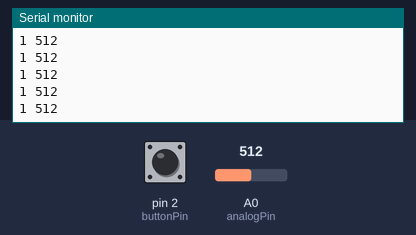
Recording of a sketch running on a simulated Arduino Uno, built with avr-gcc and run on an emulated ATmega328P. On the bench: the last lines printed to the serial monitor. Inputs (shaded band) come from the test bench; at power-on: A0 (analogPin) = 512, pin 2 (buttonPin) HIGH.

Above: at 1.2 s.
1.3 s: A0 (analogPin) set to 716
At 1.9 s:
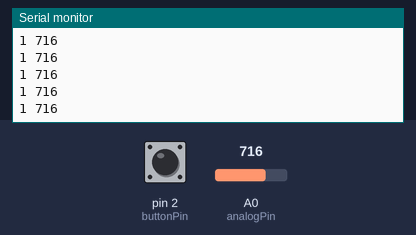
2.8 s: pin 2 (buttonPin) pulled LOW for 0.15 s
4.4 s: A0 (analogPin) set to 900
At 4.9 s:
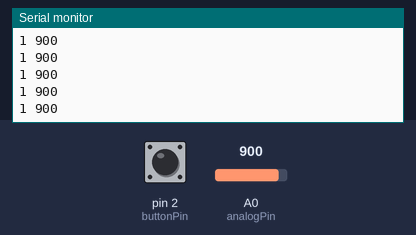
5.9 s: pin 2 (buttonPin) pulled LOW for 1 s
At 6.8 s:
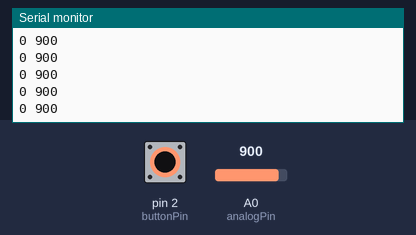
Timing chart, 0 to 8.9 s (numbered marks = the images above; inputs shaded):
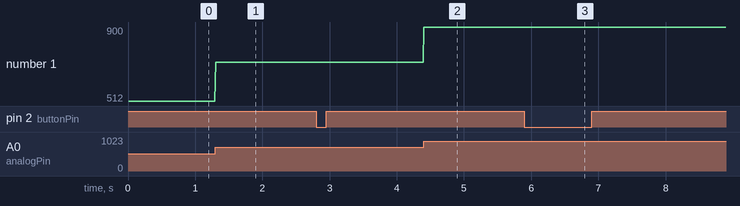

The sketch:

arduinoSend01.ino
```cpp
// reads and sends value for one analog input and one
// digital (button/switch) input to the serial port
// Uses an internal pullup on pin 2


// button variables
int buttonPin = 2;
int buttonState = 0;
int lastButtonState = 0;

// analog input variables
int analogPin = A0;
int analogValue;

// for updateInterval timer:
unsigned long updateInterval = 10; // how often to read pins and send over serial (in ms)
unsigned long lastUpdate = 0;
int now;


void setup() {
  // configure pins as inputs / outputs as needed
  pinMode(buttonPin, INPUT_PULLUP);

  // start the serial port communications
  Serial.begin(115200);
}

void loop() {

  now = millis();
  // update if updateInterval has been exceeded
  if (now > lastUpdate + updateInterval) {
    lastUpdate = now;

    // read pins
    buttonState = digitalRead(buttonPin);
    analogValue = analogRead(analogPin);

    // send values over serial connection
    // print button value
    Serial.print(buttonState);
    // sepereate values with a space
    Serial.print(" ");
    // print analog value
    Serial.print(analogValue);

    // send a new line at the end of the list
    Serial.println();
  }
}
```

Measured:
- after the input at 1.3 s, the serial monitor: prints a new line at once (image 1)
- after the input at 4.4 s, the serial monitor: prints a new line at once (image 2)
- after the input at 5.9 s, the serial monitor: prints a new line at once (image 3)
- plotted number 1: 512 → 716 after the input at 1.3 s, 716 → 900 after the input at 4.4 s
